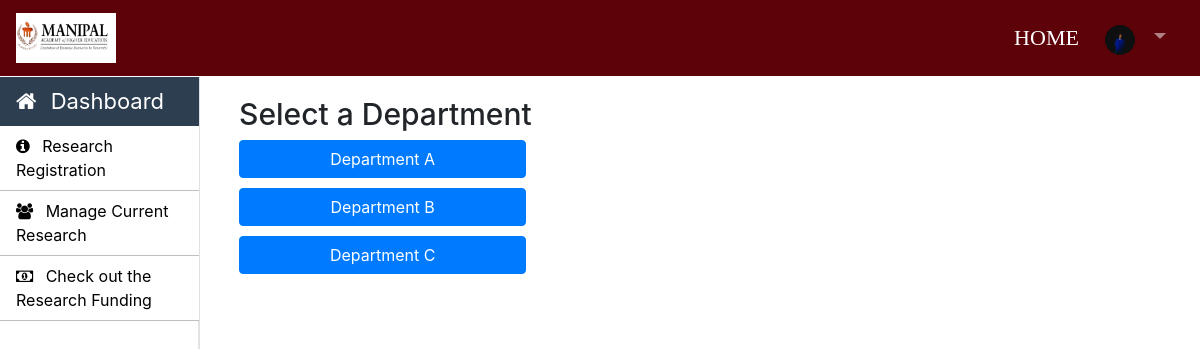
Screenshot of /Student/research-registration.php (signed in) with the database file from the repository.
### tables this page shows
CREATE TABLE `student_info` (
  `roll_no` varchar(20) NOT NULL,
  `first_name` varchar(30) NOT NULL,
  `middle_name` varchar(30) NOT NULL,
  `last_name` varchar(30) NOT NULL,
  `father_name` varchar(30) NOT NULL,
  `email` varchar(30) NOT NULL,
  `mobile_no` varchar(11) NOT NULL,
  `profile_image` varchar(100) NOT NULL,
  `dob` varchar(10) NOT NULL,
  `other_phone` varchar(11) NOT NULL,
  `gender` varchar(10) NOT NULL,
  `semester` int(11) NOT NULL
);

CREATE TABLE `departments` (
  `department_id` int(11) NOT NULL,
  `department_name` varchar(255) NOT NULL
);

### Student/research-registration.php (the view, shortened to what this page needs)
<?php
require_once "../connection/connection.php";
?>
<!DOCTYPE html>
<html lang="en">
<head>
    <link rel="stylesheet" href="../bootstrap/css/bootstrap.min.css">
</head>
<body>
    <?php include('../common/common-header.php') ?>
    <?php include('../common/student-sidebar.php') ?>
    <main role="main" class="col-xl-10 col-lg-9 col-md-8 ml-sm-auto px-md-4 mb-2 w-100 page-content-index">
        <div class="container">
            <h2>Select a Department</h2>
            <div class="row">
                <div class="col-md-4">
                    <?php
                    $departmentQuery = "SELECT * FROM departments";
                    $departmentResult = mysqli_query($con, $departmentQuery);
                    if (mysqli_num_rows($departmentResult) > 0) {
                        while ($row = mysqli_fetch_assoc($departmentResult)) {
                            $departmentId = $row['department_id'];
                            $departmentName = $row['department_name'];
                    ?>
                            <button type="button" class="btn btn-primary department-btn btn-select-teacher" data-toggle="modal" data-target="#teacherModal<?php echo $departmentId; ?>" data-department="<?php echo $departmentId; ?>"><?php echo $departmentName; ?></button>
                    <?php
                        }
                    } else {
                        echo "<div class='alert alert-warning'>No departments found</div>";
                    }
                    ?>
                </div>
            </div>
        </div>
    </main>
</body>
</html>

### Common/common-header.php (shortened to what this page needs)
<!DOCTYPE html>
<html lang="en">
<head>
    <link rel="stylesheet" type="text/css" href="../bootstrap/css/bootstrap.min.css">
    <link rel="stylesheet" type="text/css" href="../css/footer.css">
    <link rel="stylesheet" type="text/css" href="../css/style.css">
    <link rel="stylesheet" href="https://stackpath.bootstrapcdn.com/font-awesome/4.7.0/css/font-awesome.min.css">
</head>
<body>
<nav class="navbar navbar-expand-lg navbar-dark header-back sticky-top header-navbar-fonts">
    <a class="navbar-brand d-flex align-items-center" href="../index.php">
        <img src="../images/mit.png" class="logo-image" width="100" height="50">
    </a>
    <div class="collapse navbar-collapse" id="navbarNavDropdown">
        <ul class="navbar-nav ml-auto">
            <li class="nav-item active">
                <a class="nav-link" href="../index.php">HOME<span class="sr-only">(current)</span></a>
            </li>
            <?php if (isset($_SESSION["LoginStudent"])) { ?>
                <li class="nav-item dropdown">
                    <?php
                    $student_email = $_SESSION['LoginStudent'];
                    $query = "SELECT * FROM student_info WHERE email='$student_email'";
                    $run = mysqli_query($con, $query);
                    $row = mysqli_fetch_array($run);
                    $profile_image = $row ? "../admin/images/" . $row["profile_image"] : "../admin/images/default_image.jpg";
                    ?>
                    <a class="nav-link dropdown-toggle" href="#" id="navbarDropdownMenuLink" role="button" data-toggle="dropdown" aria-haspopup="true" aria-expanded="false">
                        <?php if ($profile_image) { ?>
                            <img src="<?php echo $profile_image ?>" class="rounded-circle mr-2" width="30" height="30" alt="Profile Image">
                        <?php } else { ?>
                            <img src="../admin/images/default_profile.jpg" class="rounded-circle mr-2" width="30" height="30" alt="Default Profile Image">
                        <?php } ?>
                    </a>
                </li>
            <?php } ?>
        </ul>
    </div>
</nav>
</body>
</html>

### Css/style.css (style rules this page uses)
h2 { font-size: 30px; }
.header-back { background: #5e0209; }
.header-navbar-fonts { font-family: Cambria, Cochin, Georgia, Times, 'Times New Roman', serif; }
.header-navbar-fonts ul li a { font-size: 22px !important; }

### Student/research-registration.php (style rules this page uses)
body { background-color: #f8f9fa; }
.container { margin-top: 20px; }
.department-btn { margin-bottom: 10px; width: 100%; }

### Common/common-header.php (style rules this page uses)
.navbar-nav { align-items: center; }
.nav-link { margin-right: 10px; }

### rows the page displays
student_info: profile_image (picture)
departments: department_name "Department A"
departments: department_name "Department B"
departments: department_name "Department C"
